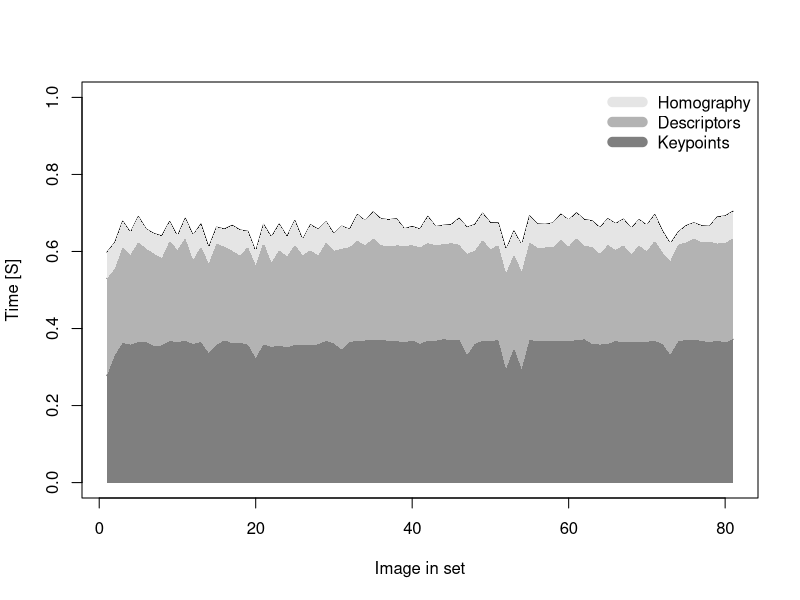
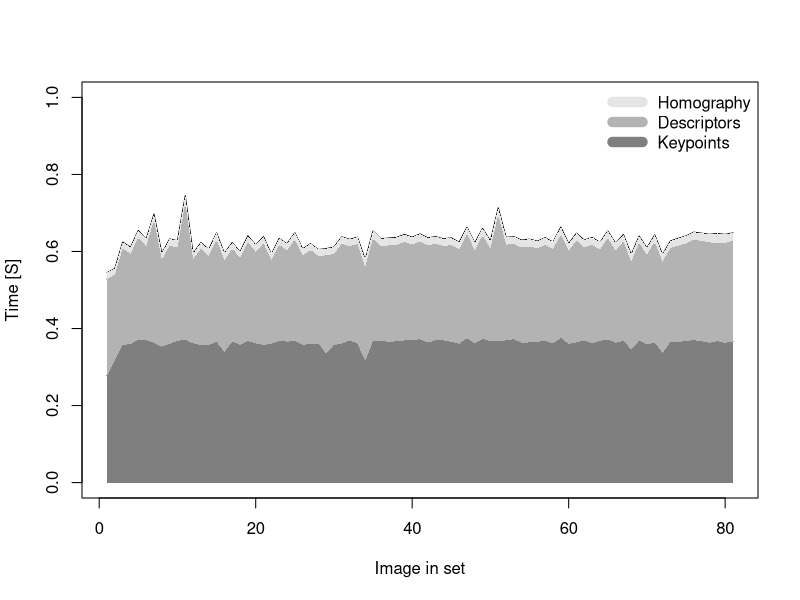
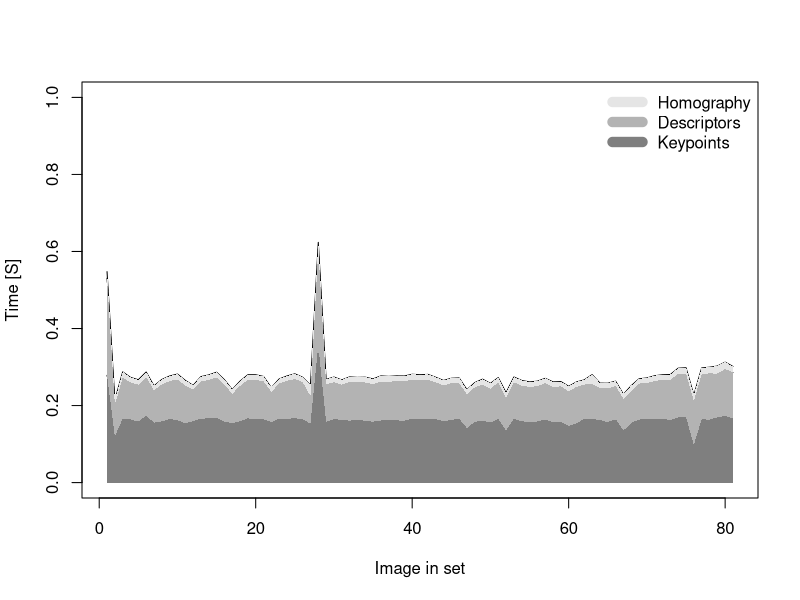

Generate these figures, in order, with R:
file = read.csv("marker3_unoptimized.csv",header=FALSE);

sift_keypoints = file[,1] 
sift_descripts = file[,2] + sift_keypoints
sift_homograph = file[,3]

lim = c(0,1)

t = 1:length(sift_keypoints)
setEPS()
postscript("../report/graphics/marker3_timing_unoptimized.eps",width=8,height=4)
plot(t,  sift_homograph, type="l", lty=1, ylim=lim, box.col="white", xlab="Image in set", ylab="Time [S]")
lines(t, sift_descripts, type="l", lty=2)
lines(t, sift_keypoints, type="l", lty=3)
col = c("gray50","gray70","gray90")
polygon(c(t, rev(t)), c(sift_keypoints, array(0,length(t))), col = col[1], border = NA)
polygon(c(t, rev(t)), c(sift_descripts, rev(sift_keypoints)),col = col[2], border = NA)
polygon(c(t, rev(t)), c(sift_homograph, rev(sift_descripts)),col = col[3], border = NA)

legend("topright", legend=rev(c("Keypoints","Descriptors","Homography")), col=rev(col), lty=array("solid",3),lwd=10, bty="n");
q = dev.off()

mean(sift_homograph)

file = read.csv("marker3_good_matches.csv",header=FALSE);

sift_keypoints = file[,1] 
sift_descripts = file[,2] + sift_keypoints
sift_homograph = file[,3]

t = 1:length(sift_keypoints)
setEPS()
postscript("../report/graphics/marker3_timing_good_matches.eps",width=8,height=4)
plot(t,  sift_homograph, type="l", lty=1, ylim=lim, xlab="Image in set", ylab="Time [S]")
lines(t, sift_descripts, type="l", lty=2)
lines(t, sift_keypoints, type="l", lty=3)
col = c("gray50","gray70","gray90")
polygon(c(t, rev(t)), c(sift_keypoints, array(0,length(t))), col = col[1], border = NA)
polygon(c(t, rev(t)), c(sift_descripts, rev(sift_keypoints)),col = col[2], border = NA)
polygon(c(t, rev(t)), c(sift_homograph, rev(sift_descripts)),col = col[3], border = NA)

legend("topright", legend=rev(c("Keypoints","Descriptors","Homography")), col=rev(col), lty=array("solid",3),lwd=10, bty="n");
q = dev.off()

mean(sift_homograph)

file = read.csv("marker3_crop.csv",header=FALSE);

sift_keypoints = file[,1] 
sift_descripts = file[,2] + sift_keypoints
sift_homograph = file[,3]

t = 1:length(sift_keypoints)
setEPS()
postscript("../report/graphics/marker3_timing_crop.eps",width=8,height=4)
plot(t,  sift_homograph, type="l", lty=1, ylim=lim, xlab="Image in set", ylab="Time [S]")
lines(t, sift_descripts, type="l", lty=2)
lines(t, sift_keypoints, type="l", lty=3)
col = c("gray50","gray70","gray90")
polygon(c(t, rev(t)), c(sift_keypoints, array(0,length(t))), col = col[1], border = NA)
polygon(c(t, rev(t)), c(sift_descripts, rev(sift_keypoints)),col = col[2], border = NA)
polygon(c(t, rev(t)), c(sift_homograph, rev(sift_descripts)),col = col[3], border = NA)

legend("topright", legend=rev(c("Keypoints","Descriptors","Homography")), col=rev(col), lty=array("solid",3),lwd=10, bty="n");
q = dev.off()

median(sift_homograph)
mean(sift_homograph)